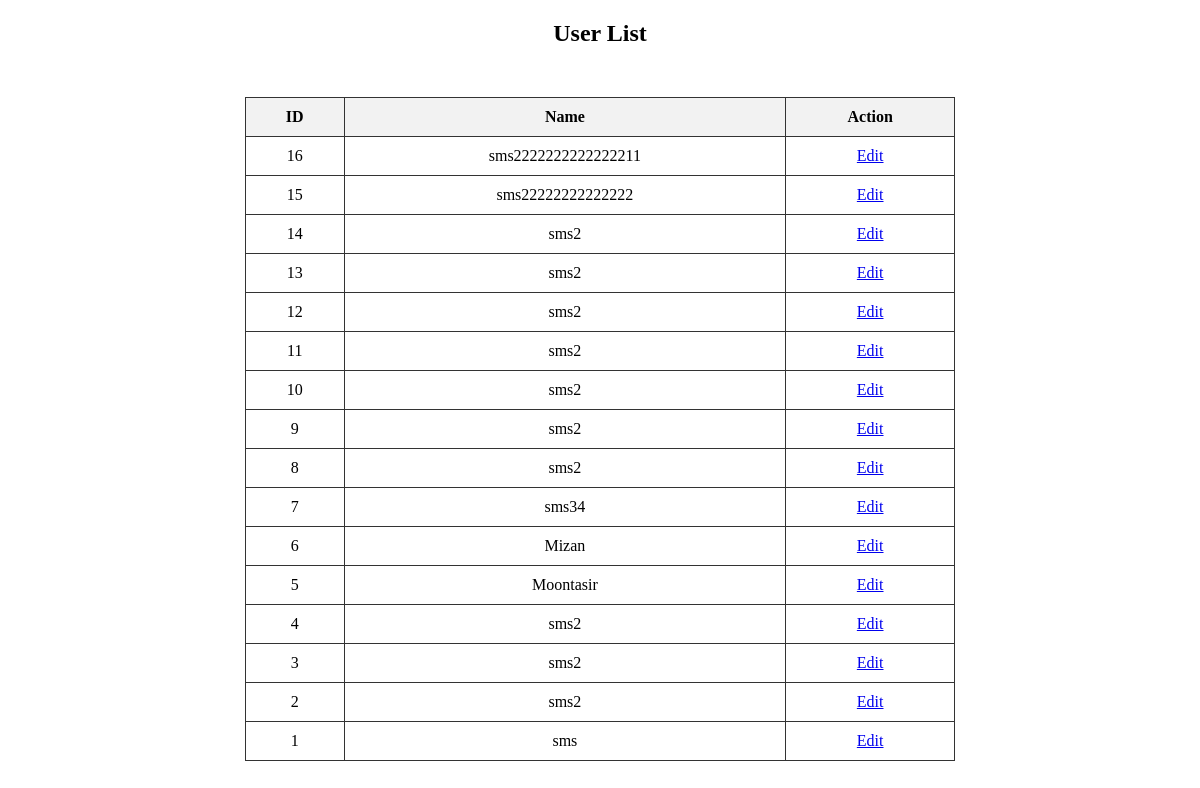
Screenshot of /user_list/ with the database file from the repository.
### sample/models.py (models this page shows)
class User(models.Model):
    u_name = models.CharField(max_length=100)
    email = models.EmailField(max_length=100,default=True)
    otp = models.IntegerField(default=0)
    v_status = models.IntegerField(default=0)
    password = models.CharField(max_length=100)

### sample/views.py (the view)
# urls.py: path('user_list/',views.user_list,name='show_user'),
def user_list(req):
    data = User.objects.all().order_by('-id')
    d = {'users':data}
    return render(req,'show_user.html',d)

### templates/show_user.html (shortened to what this page needs)
<!DOCTYPE html>
<html lang="en">
<head>
</head>
<body>
    <h2 style="text-align:center;">User List</h2>
    <table>
        <tr>
            <th>ID</th>
            <th>Name</th>
            <th>Action</th>
        </tr>
        {% for i in users %}
        <tr>
            <td>{{i.id}}</td>
            <td>{{i.u_name}}</td>
            <td><a href="{% url 'edit_user' i.id %}">Edit</a></td>
        </tr>
        {% endfor %}
    </table>
</body>
</html>

### templates/show_user.html (style rules this page uses)
table { border-collapse: collapse; width: 60%; margin: 50px auto; }
th, td { border: 1px solid #333; padding: 10px; text-align: center; }
th { background-color: #f2f2f2; }

### rows the page displays
User: id "16", u_name "sms2222222222222211"
User: id "15", u_name "sms22222222222222"
User: id "14", u_name "sms2"
User: id "13", u_name "sms2"
User: id "12", u_name "sms2"
User: id "11", u_name "sms2"
User: id "10", u_name "sms2"
User: id "9", u_name "sms2"
User: id "8", u_name "sms2"
User: id "7", u_name "sms34"
User: id "6", u_name "Mizan"
User: id "5", u_name "Moontasir"
User: id "4", u_name "sms2"
User: id "3", u_name "sms2"
User: id "2", u_name "sms2"
User: id "1", u_name "sms"
